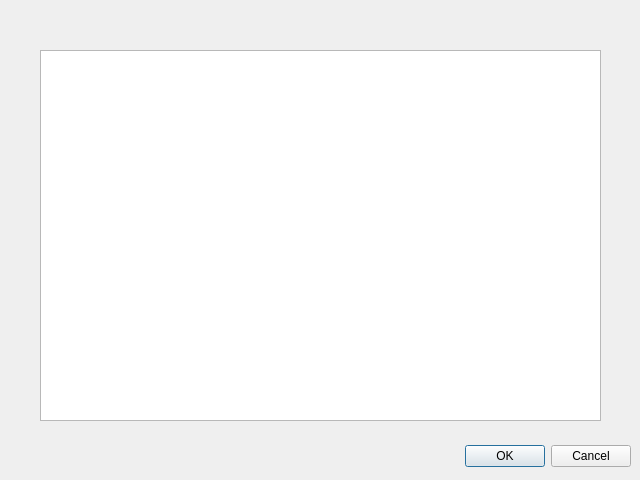
<?xml version="1.0" encoding="UTF-8"?>
<ui version="4.0">
 <class>Dialog</class>
 <widget class="QDialog" name="Dialog">
  <property name="geometry">
   <rect>
    <x>0</x>
    <y>0</y>
    <width>640</width>
    <height>480</height>
   </rect>
  </property>
  <property name="windowTitle">
   <string>Dialog</string>
  </property>
  <widget class="QDialogButtonBox" name="buttonBox">
   <property name="geometry">
    <rect>
     <x>10</x>
     <y>440</y>
     <width>621</width>
     <height>32</height>
    </rect>
   </property>
   <property name="orientation">
    <enum>Qt::Horizontal</enum>
   </property>
   <property name="standardButtons">
    <set>QDialogButtonBox::Cancel|QDialogButtonBox::Ok</set>
   </property>
  </widget>
  <widget class="QTableView" name="merge_table">
   <property name="geometry">
    <rect>
     <x>40</x>
     <y>50</y>
     <width>561</width>
     <height>371</height>
    </rect>
   </property>
  </widget>
 </widget>
 <resources/>
 <connections>
  <connection>
   <sender>buttonBox</sender>
   <signal>accepted()</signal>
   <receiver>Dialog</receiver>
   <slot>accept()</slot>
   <hints>
    <hint type="sourcelabel">
     <x>248</x>
     <y>254</y>
    </hint>
    <hint type="destinationlabel">
     <x>157</x>
     <y>274</y>
    </hint>
   </hints>
  </connection>
  <connection>
   <sender>buttonBox</sender>
   <signal>rejected()</signal>
   <receiver>Dialog</receiver>
   <slot>reject()</slot>
   <hints>
    <hint type="sourcelabel">
     <x>316</x>
     <y>260</y>
    </hint>
    <hint type="destinationlabel">
     <x>286</x>
     <y>274</y>
    </hint>
   </hints>
  </connection>
 </connections>
</ui>
